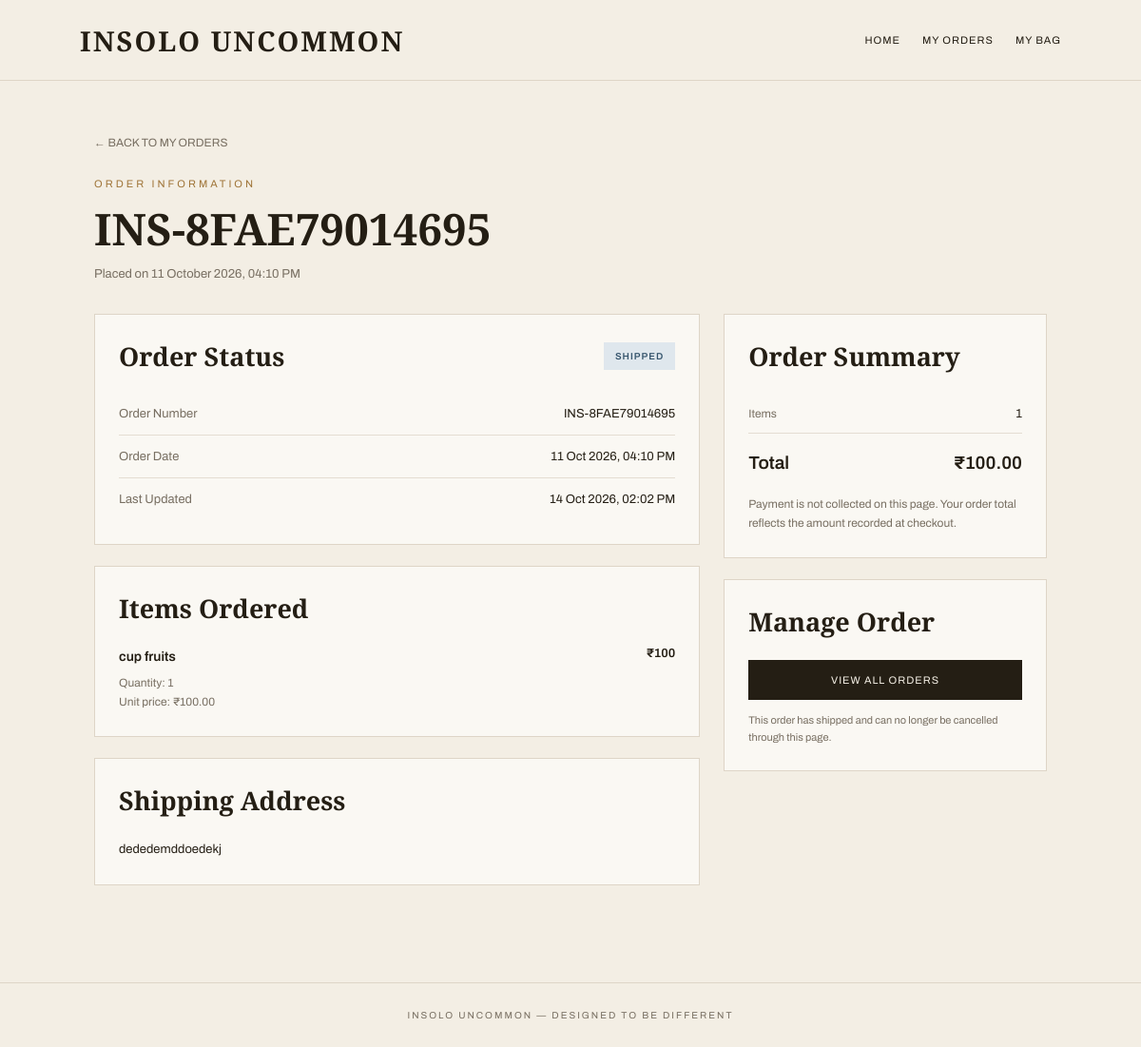
Screenshot of /my-orders/INS-8FAE79014695/ (signed in) with the database file from the repository.
### customer/models.py (models this page shows, shortened)
class Order(models.Model):
    STATUS_CHOICES = [
        ("PENDING", "Pending"),
        ("CONFIRMED", "Confirmed"),
        ("SHIPPED", "Shipped"),
        ("DELIVERED", "Delivered"),
        ("CANCELLED", "Cancelled"),
    ]
    customer = models.ForeignKey(
        Customer,
        on_delete=models.CASCADE,
        related_name="orders",
    )
    order_number = models.CharField(max_length=30, unique=True)
    total_amount = models.DecimalField(max_digits=10, decimal_places=2)
    status = models.CharField(
        max_length=20,
        choices=STATUS_CHOICES,
        default="PENDING",
    )
    shipping_address = models.TextField()
    created_at = models.DateTimeField(auto_now_add=True)
    updated_at = models.DateTimeField(auto_now=True)

class OrderItem(models.Model):
    order = models.ForeignKey(
        Order,
        on_delete=models.CASCADE,
        related_name="items",
    )
    product = models.ForeignKey(
        Product,
        on_delete=models.PROTECT,
    )
    quantity = models.PositiveIntegerField()
    price = models.DecimalField(max_digits=10, decimal_places=2)

### admin_panel/models.py (models this page shows, shortened)
class Product(models.Model):
    category = models.ForeignKey(
        Category,
        on_delete=models.PROTECT,
        related_name='products'
    )
    product_name = models.CharField(max_length=150)
    description = models.TextField(blank=True)
    price = models.DecimalField(
        max_digits=10,
        decimal_places=2
    )
    stock = models.PositiveIntegerField(default=0)
    image = models.ImageField(
        upload_to='products/',
        blank=True,
        null=True
    )
    is_rare = models.BooleanField(default=False)
    is_limited = models.BooleanField(default=False)
    created_at = models.DateTimeField(auto_now_add=True)

### customer/views.py (the view)
def order_detail(request, order_number):
    customer = get_logged_in_customer(request)
    if not customer:
        return redirect("login")
    order = get_object_or_404(
        Order.objects.prefetch_related("items__product"),
        order_number=order_number,
        customer=customer,
    )
    return render(request, "customer/order_detail.html", {
        "customer": customer,
        "order": order,
    })

### customer/views.py (called while the page is built)
def get_logged_in_customer(request):
    customer_id = request.session.get("customer_id")
    if not customer_id:
        return None
    return Customer.objects.filter(id=customer_id).first()

### templates/customer/order_detail.html (shortened to what this page needs)
<!DOCTYPE html>
<html lang="en">
<head>
</head>
<body>
<header>
    <a href="{% url 'customer_home' %}" class="brand">
        INSOLO UNCOMMON
    </a>
    <nav>
        <a href="{% url 'customer_home' %}">HOME</a>
        <a href="{% url 'my_orders' %}">MY ORDERS</a>
        <a href="{% url 'bag_view' %}">MY BAG</a>
    </nav>
</header>
<main class="container">
    <a href="{% url 'my_orders' %}" class="back-link">
        ← BACK TO MY ORDERS
    </a>
    <p class="eyebrow">ORDER INFORMATION</p>
    <h1>{{ order.order_number }}</h1>
    <p class="subtitle">
        Placed on {{ order.created_at|date:"d F Y, h:i A" }}
    </p>
    <div class="layout">
        <section>
            <div class="panel">
                <div class="status-row">
                    <h2 class="panel-title" style="margin-bottom: 0;">
                        Order Status
                    </h2>
                    <span class="status
                        {% if order.status == 'PENDING' %}status-pending
                        {% elif order.status == 'CONFIRMED' %}status-confirmed
                        {% elif order.status == 'SHIPPED' %}status-shipped
                        {% elif order.status == 'DELIVERED' %}status-delivered
                        {% elif order.status == 'CANCELLED' %}status-cancelled
                        {% endif %}">
                        {{ order.get_status_display|upper }}
                    </span>
                </div>
                <div class="info-row">
                    <span class="info-label">Order Number</span>
                    <span class="info-value">{{ order.order_number }}</span>
                </div>
                <div class="info-row">
                    <span class="info-label">Order Date</span>
                    <span class="info-value">
                        {{ order.created_at|date:"d M Y, h:i A" }}
                    </span>
                </div>
                <div class="info-row">
                    <span class="info-label">Last Updated</span>
                    <span class="info-value">
                        {{ order.updated_at|date:"d M Y, h:i A" }}
                    </span>
                </div>
            </div>
            <div class="panel">
                <h2 class="panel-title">Items Ordered</h2>
                {% for item in order.items.all %}
                    <div class="product">
                        <div>
                            <div class="product-name">
                                {{ item.product.product_name }}
                            </div>
                            <div class="product-meta">
                                Quantity: {{ item.quantity }}<br>
                                Unit price: ₹{{ item.price|floatformat:2 }}
                            </div>
                        </div>
                        <div class="product-price">
                            ₹{% widthratio item.price 1 item.quantity %}
                        </div>
                    </div>
                {% empty %}
                    <p class="muted">No items were found for this order.</p>
                {% endfor %}
            </div>
            <div class="panel">
                <h2 class="panel-title">Shipping Address</h2>
                <p class="address">
                    {{ order.shipping_address|linebreaksbr }}
                </p>
            </div>
        </section>
        <aside>
            <div class="panel">
                <h2 class="panel-title">Order Summary</h2>
                <div class="summary-row">
                    <span class="muted">Items</span>
                    <span>{{ order.items.count }}</span>
                </div>
                <div class="summary-row total-row">
                    <span>Total</span>
                    <span>₹{{ order.total_amount|floatformat:2 }}</span>
                </div>
                <p class="muted" style="line-height: 1.7; margin-top: 10px;">
                    Payment is not collected on this page. Your order total
                    reflects the amount recorded at checkout.
                </p>
            </div>
            <div class="panel">
                <h2 class="panel-title">Manage Order</h2>
                <a href="{% url 'my_orders' %}" class="primary-button">
                    VIEW ALL ORDERS
                </a>
                {% if order.status == 'PENDING' %}
                    <form method="POST"
                          action="{% url 'cancel_order' order.order_number %}"
                          onsubmit="return confirm('Are you sure you want to cancel this order? This action cannot be undone.');">
                        {% csrf_token %}
                        <button type="submit" class="cancel-button">
                            CANCEL ORDER
                        </button>
                    </form>
                    <p class="cancel-note">
                        You can cancel this order while its status is Pending.
                        Once it is confirmed or processed, cancellation will
                        no longer be available.
                    </p>
                {% else %}
                    <p class="cancel-note">
                        {% if order.status == 'CANCELLED' %}
                            This order has been cancelled.
                        {% elif order.status == 'CONFIRMED' %}
                            This order is confirmed and can no longer be
                            cancelled through this page.
                        {% elif order.status == 'SHIPPED' %}
                            This order has shipped and can no longer be
                            cancelled through this page.
                        {% elif order.status == 'DELIVERED' %}
                            This order has been delivered.
                        {% endif %}
                    </p>
                {% endif %}
            </div>
        </aside>
    </div>
</main>
<footer>
    INSOLO UNCOMMON &mdash; DESIGNED TO BE DIFFERENT
</footer>
</body>
</html>

### templates/customer/order_detail.html (style rules this page uses)
* { margin: 0; padding: 0; box-sizing: border-box; }
body { background: #F3EEE4; color: #241E14; font-family: 'Archivo', sans-serif; }
header { min-height: 85px; padding: 18px 7%; display: flex; align-items: center; justify-content: space-between; gap: 20px; border-bottom: 1px solid #DED5C7; }
.brand { font-family: 'Cormorant Garamond', serif; font-size: 29px; font-weight: 700; letter-spacing: 2px; text-decoration: none; color: #241E14; }
nav { display: flex; flex-wrap: wrap; gap: 23px; }
nav a { text-decoration: none; color: #241E14; font-size: 11px; letter-spacing: 1px; }
.container { max-width: 1050px; margin: 55px auto 80px; padding: 0 24px; }
.back-link { text-decoration: none; color: #786F62; font-size: 12px; display: inline-block; margin-bottom: 30px; }
.eyebrow { color: #A0763A; font-size: 11px; letter-spacing: 3px; margin-bottom: 10px; }
h1 { font-family: 'Cormorant Garamond', serif; font-size: 46px; font-weight: 600; overflow-wrap: anywhere; }
.subtitle { color: #786F62; font-size: 13px; margin-top: 10px; }
.layout { display: grid; grid-template-columns: minmax(0, 1.5fr) minmax(260px, 0.8fr); gap: 25px; margin-top: 35px; align-items: start; }
.panel { border: 1px solid #DED5C7; background: #FAF8F3; padding: 25px; margin-bottom: 22px; }
.panel-title { font-family: 'Cormorant Garamond', serif; font-size: 27px; font-weight: 600; margin-bottom: 22px; }
.status-row { display: flex; justify-content: space-between; align-items: center; gap: 15px; flex-wrap: wrap; margin-bottom: 20px; }
.status { display: inline-block; padding: 9px 12px; font-size: 10px; font-weight: 600; letter-spacing: 1px; background: #EAE2D4; }
.status-shipped { background: #DFE7ED; color: #35546C; }
.muted { color: #786F62; font-size: 12px; }
.info-row { display: flex; justify-content: space-between; align-items: flex-start; gap: 20px; padding: 15px 0; border-bottom: 1px solid #E4DDD2; font-size: 13px; }
.info-row:last-child { border-bottom: none; }
.info-label { color: #786F62; flex-shrink: 0; }
.info-value { text-align: right; overflow-wrap: anywhere; }
.product { display: flex; justify-content: space-between; align-items: flex-start; gap: 18px; padding: 20px 0; border-bottom: 1px solid #E4DDD2; }
.product:first-of-type { padding-top: 0; }
.product:last-child { border-bottom: none; padding-bottom: 0; }
.product-name { font-size: 14px; font-weight: 600; line-height: 1.5; }
.product-meta { font-size: 12px; color: #786F62; margin-top: 7px; line-height: 1.7; }
.product-price { white-space: nowrap; font-size: 13px; font-weight: 600; }
.address { font-size: 13px; line-height: 1.8; overflow-wrap: anywhere; }
.summary-row { display: flex; justify-content: space-between; gap: 15px; padding: 13px 0; border-bottom: 1px solid #E4DDD2; font-size: 13px; }
.summary-row.total-row { border-bottom: none; padding-top: 20px; font-size: 19px; font-weight: 600; }
.primary-button, .cancel-button { width: 100%; display: block; padding: 14px 18px; text-align: center; font-family: inherit; font-size: 11px; letter-spacing: 1px; cursor: pointer; text-decoration: none; border: 1px solid #241E14; }
.primary-button { background: #241E14; color: #F3EEE4; }
.cancel-note { font-size: 11px; line-height: 1.7; color: #786F62; margin-top: 12px; }
footer { border-top: 1px solid #DED5C7; text-align: center; padding: 28px 15px; font-size: 10px; letter-spacing: 2px; color: #786F62; }

### rows the page displays
Order: order_number "INS-8FAE79014695", created_at "11 October 2026, 04:10 PM", status "SHIPPED", created_at "11 Oct 2026, 04:10 PM", updated_at "14 Oct 2026, 02:02 PM", shipping_address "dededemddoedekj", items.count "1", total_amount "100.00"
OrderItem: product.product_name "cup fruits", quantity "1", price "100.00", price+quantity "100"
